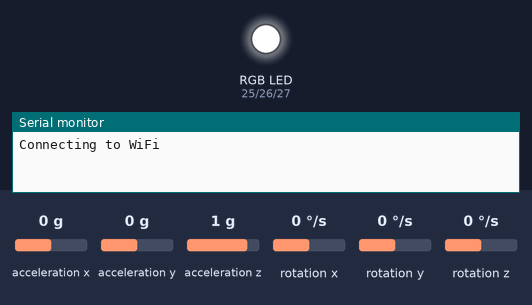
Recording of a sketch running on a simulated ESP32. On the bench: an RGB LED mixed from three pins (HIGH = lit), the last lines printed to the serial monitor. Wiring (inferred from the names in the program): MPU-9250 motion sensor at I2C address 0x68. The test bench sets the inputs (shaded band); at power-on: acceleration x 0 g, acceleration y 0 g, acceleration z 1 g, rotation x 0 °/s, rotation y 0 °/s, rotation z 0 °/s. WiFi joins after 1.5 s; servers stay silent unless stated.

Above: at 0.1 s.
At 5.0 s:
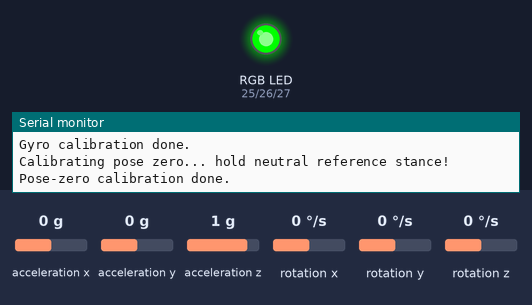
Timing chart, 0 to 6.5 s (numbered marks = the images above):
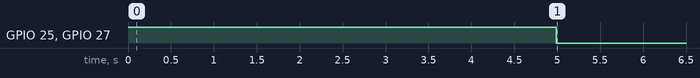

The sketch:

right_wrist_weapon.ino
```cpp
// ============================================================================
// RIGHT WRIST NODE — weapon-detection feature (prototype, standalone from
// right_wrist.ino). Acts as the fusion hub for this feature: reads its own
// MPU6500 pose, listens for WristPose (left wrist) and TorsoPose (torso)
// broadcasts, and once all three readings are fresh + held still, classifies
// which of the three weapons the player is holding.
//
// Weapons: sword & shield / spear / mace. Detection is a held "ready stance"
// check (not continuous mid-swing), so classification only runs once a
// reading has been stationary for STILLNESS_HOLD_MS — see left_wrist_weapon
// .ino / torso_weapon.ino for how each node computes + gates its own pose.
//
// This file intentionally does NOT touch right_wrist.ino — it's a separate
// feature, prototyped standalone (same precedent as motor_test_only.ino
// being a standalone bench sketch).
//
// Keep the WristPose/TorsoPose structs identical to the copies in
// left_wrist_weapon.ino / torso_weapon.ino — they're the wire protocol.
// ============================================================================

#include <Wire.h>
#include <WiFi.h>
#include <WiFiUdp.h>

// Must come before ANY other statement in the file (not just "near the
// top") — the Arduino IDE's auto-generated function prototypes get
// inserted right before the first real C++ statement it finds (comments,
// blank lines and #define/#include are skipped, but e.g. the `ssid`
// assignment below counts). classifyWeapon()'s auto-generated prototype
// needs this type visible by that insertion point, wherever it ends up,
// so this has to be the very first real declaration in the file.
enum WeaponType
{
    WEAPON_UNKNOWN,
    WEAPON_SWORD_SHIELD,
    WEAPON_SPEAR,
    WEAPON_MACE
};

// ================= CONFIG =================
#define RIGHT_WRIST_ID 0
#define TORSO_ID 1
#define LEFT_WRIST_ID 2

const char *ssid = "xin hui's laptop";
const char *password = "12345678";

IPAddress broadcastIP(192, 168, 137, 255);
const int DEBUG_PORT = 4211;  // -> laptop listener.py (noisy raw-stream text, all 3 nodes)
const int POSE_PORT = 4212;   // <- left wrist + torso (binary pose packets)
const int RESULT_PORT = 4213; // -> laptop result_listener.py (weapon= lines only)

#define DEBUG_LOG true

WiFiUDP debugUdp;
WiFiUDP poseUdp;

// ---------------- RGB LED (status indicator, common cathode) ----------------
#define LED_R_PIN 25
#define LED_G_PIN 26
#define LED_B_PIN 27

void ledSetColor(int r, int g, int b)
{
    analogWrite(LED_R_PIN, r);
    analogWrite(LED_G_PIN, g);
    analogWrite(LED_B_PIN, b);
}
void ledCalibrating() { ledSetColor(255, 255, 255); } // white
void ledSampling() { ledSetColor(0, 255, 0); }        // green — no weapon classified yet
void ledDetected() { ledSetColor(0, 0, 255); }        // blue — a weapon has been classified

// ---------------- Wire structs (must match left_wrist_weapon.ino / torso_weapon.ino) ----------------
struct __attribute__((packed)) WristPose
{
    uint8_t deviceId; // LEFT_WRIST_ID or RIGHT_WRIST_ID
    uint32_t ms;
    float pitch, roll;
    bool stable;
};

struct __attribute__((packed)) TorsoPose
{
    uint8_t deviceId; // TORSO_ID
    uint32_t ms;
    float pitch, roll;
    bool stable;
};

// Broadcast out to left wrist + torso so their status LEDs can reflect the
// hub's actual detection result instead of just their own stillness. Only
// 2 bytes, so it can never collide with WristPose/TorsoPose (14 bytes) on
// the same port — size alone is enough to tell them apart on the receiver.
struct __attribute__((packed)) DetectionStatus
{
    uint8_t deviceId; // RIGHT_WRIST_ID (source)
    bool detected;
};

// ---------------- MPU6500 ----------------
#define MPU6500_ADDR 0x68
#define REG_PWR_MGMT_1 0x6B
#define REG_GYRO_CONFIG 0x1B
#define REG_ACCEL_CONFIG 0x1C
#define REG_ACCEL_XOUT_H 0x3B // accel(6) + temp(2) + gyro(6) = 14 contiguous bytes

const float ACCEL_SCALE = 4096.0; // +/-8g
const float GYRO_SCALE = 16.4;    // +/-2000dps

void writeRegister(uint8_t reg, uint8_t value)
{
    Wire.beginTransmission(MPU6500_ADDR);
    Wire.write(reg);
    Wire.write(value);
    Wire.endTransmission();
}

// out7 layout: [ax,ay,az,temp,gx,gy,gz] as raw int16.
bool readIMUBurst(int16_t *out7)
{
    Wire.beginTransmission(MPU6500_ADDR);
    Wire.write(REG_ACCEL_XOUT_H);
    if (Wire.endTransmission(false) != 0)
        return false;
    uint8_t n = Wire.requestFrom((int)MPU6500_ADDR, 14);
    if (n != 14)
        return false;
    for (int i = 0; i < 7; i++)
    {
        int16_t hi = Wire.read();
        int16_t lo = Wire.read();
        out7[i] = (hi << 8) | lo;
    }
    return true;
}

// ---------------- Gyro offset calibration (keep still) ----------------
float gyroXoffset = 0, gyroYoffset = 0, gyroZoffset = 0;

void calibrateGyro()
{
    Serial.println("Calibrating gyro... keep still!");
    long sumX = 0, sumY = 0, sumZ = 0;
    const int samples = 500;
    int16_t raw[7];

    int ok = 0;
    for (int i = 0; i < samples; i++)
    {
        if (readIMUBurst(raw))
        {
            sumX += raw[4];
            sumY += raw[5];
            sumZ += raw[6];
            ok++;
        }
        delay(3);
    }
    if (ok == 0)
        ok = 1;

    gyroXoffset = (sumX / (float)ok) / GYRO_SCALE;
    gyroYoffset = (sumY / (float)ok) / GYRO_SCALE;
    gyroZoffset = (sumZ / (float)ok) / GYRO_SCALE;
    Serial.println("Gyro calibration done.");
}

// ---------------- Pose-zero calibration ----------------
// Mounting orientation on the wrist isn't guaranteed to match the torso
// mount's axis convention, so raw pitch/roll from atan2() isn't directly
// comparable across devices. Capture a zero-reference here (player holds
// arm in a neutral reference stance, e.g. relaxed at side) and subtract it
// from every later reading, the same way calibrateGyro() zeroes gyro drift.
float pitchZero = 0, rollZero = 0;

float computePitchDeg(float ay_g, float az_g)
{
    return atan2(ay_g, az_g) * 180.0 / PI;
}

float computeRollDeg(float ax_g, float az_g)
{
    return atan2(-ax_g, az_g) * 180.0 / PI;
}

void calibratePoseZero()
{
    Serial.println("Calibrating pose zero... hold neutral reference stance!");
    double sumPitch = 0, sumRoll = 0;
    const int samples = 200;
    int16_t raw[7];
    int ok = 0;

    for (int i = 0; i < samples; i++)
    {
        if (readIMUBurst(raw))
        {
            float ax_g = raw[0] / ACCEL_SCALE;
            float ay_g = raw[1] / ACCEL_SCALE;
            float az_g = raw[2] / ACCEL_SCALE;
            sumPitch += computePitchDeg(ay_g, az_g);
            sumRoll += computeRollDeg(ax_g, az_g);
            ok++;
        }
        delay(3);
    }
    if (ok == 0)
        ok = 1;

    pitchZero = sumPitch / ok;
    rollZero = sumRoll / ok;
    Serial.println("Pose-zero calibration done.");
}

// atan2() only returns [-180,180]; subtracting a zero-offset (or blending
// two readings in the EMA below) can land outside that range right at the
// wrap boundary (e.g. true angle -178 read as +179 one sample later),
// producing bogus ~360-degree jumps. Fold back into [-180,180].
float wrapAngle180(float deg)
{
    while (deg > 180.0)
        deg -= 360.0;
    while (deg < -180.0)
        deg += 360.0;
    return deg;
}

// ---------------- Debug logging ----------------
void debugLog(String msg)
{
    if (!DEBUG_LOG)
        return;
    debugUdp.beginPacket(broadcastIP, DEBUG_PORT);
    debugUdp.print("[right_wrist] " + msg);
    debugUdp.endPacket();
}

// Same idea as debugLog(), but on its own port (RESULT_PORT) — so the
// occasional weapon= line doesn't get buried in the ~3x/sec raw-stream
// debug output from all three nodes on DEBUG_PORT. Reuses debugUdp; a
// WiFiUDP socket can send to any destination port regardless of which
// port it's locally bound to for receiving.
void resultLog(String msg)
{
    debugUdp.beginPacket(broadcastIP, RESULT_PORT);
    debugUdp.print("[right_wrist] " + msg);
    debugUdp.endPacket();
}

// ---------------- Smoothing + stillness gate (own pose) ----------------
const float EMA_ALPHA = 0.2;
const float STILLNESS_GYRO_THRESHOLD_DPS = 15.0; // TODO: tune against real logs
const unsigned long STILLNESS_HOLD_MS = 700;     // TODO: tune against real logs

// Continuous debug print (independent of the stable/unstable edge, and
// independent of classification) so you can watch live pitch/roll for all
// three nodes while tuning thresholds. Leave on during calibration; flip
// off once thresholds are locked in.
#define DEBUG_RAW_STREAM true
const unsigned long RAW_LOG_INTERVAL_MS = 300;
unsigned long lastRawLogMs = 0;

float pitchEMA = 0, rollEMA = 0;
float gyroMagEMA = 0; // smoothed before the stillness check, so one noisy
                       // 100Hz sample (hand tremor) doesn't reset the hold timer
bool emaInitialized = false;
unsigned long stillSinceMs = 0;
bool ledDetectedState = false;

const unsigned long DETECT_BROADCAST_INTERVAL_MS = 100;
unsigned long lastDetectBroadcastMs = 0;

const unsigned long SAMPLE_PERIOD_US = 10000UL; // 100Hz
unsigned long lastSampleUs = 0;

// ---------------- Incoming poses from left wrist + torso ----------------
const unsigned long POSE_FRESHNESS_MS = 400; // drop stale packets (missed beacons, disconnect)

float leftPitch = 0, leftRoll = 0;
bool leftStable = false;
unsigned long lastLeftRxMs = 0;

float torsoPitch = 0, torsoRoll = 0;
bool torsoStable = false;
unsigned long lastTorsoRxMs = 0;

void checkIncomingPose()
{
    uint8_t buf[32];
    int packetSize = poseUdp.parsePacket();
    if (packetSize <= 0)
        return;

    int len = poseUdp.read(buf, sizeof(buf));
    // WristPose and TorsoPose share the exact same wire layout, so their
    // sizes are identical — size alone can't tell them apart. Parse once
    // and dispatch on deviceId instead.
    if (len != sizeof(WristPose))
        return;

    WristPose p;
    memcpy(&p, buf, sizeof(p));

    if (p.deviceId == LEFT_WRIST_ID)
    {
        leftPitch = p.pitch;
        leftRoll = p.roll;
        leftStable = p.stable;
        lastLeftRxMs = millis();
    }
    else if (p.deviceId == TORSO_ID)
    {
        torsoPitch = p.pitch;
        torsoRoll = p.roll;
        torsoStable = p.stable;
        lastTorsoRxMs = millis();
    }
}

// ---------------- Weapon classification ----------------
// Calibrated from real torso-corrected captures (2026-09-18, xin hui):
//   mace           rPitch=-68 rRoll=+33  lPitch=+1 lRoll=+59
//   sword & shield rPitch=-75 rRoll=-12  lPitch=+2 lRoll=+59
//   spear          rPitch=+29 rRoll=-23  lPitch=+3 lRoll=+52
//
// lPitch/lRoll are NOT used below — in this capture the left arm read
// almost identically across all three poses (didn't actually move to the
// shield/forward/stomach positions the design called for), so there's no
// real per-weapon signal there yet. Once re-captured with the left arm
// genuinely repositioned per weapon, lPitch/lRoll should be reintroduced
// to disambiguate cases the right wrist alone can't (there are none in
// this data, but a 4th weapon or edge case might need it later).
//
// Right wrist alone separates all three with wide margins: spear's pitch
// (+29) is ~100 degrees from mace/sword&shield's (-68/-75), and mace vs
// sword&shield split cleanly on roll (+33 vs -12). Thresholds below sit
// roughly halfway between each pair, with a buffer gap either side that
// falls through to WEAPON_UNKNOWN instead of guessing.
const float SPEAR_RIGHT_PITCH_MIN = 0.0;        // spear (+29) vs mace/sword (-68/-75)
const float MACE_SWORD_RIGHT_PITCH_MAX = -30.0; // anything above this (but below SPEAR_RIGHT_PITCH_MIN) is ambiguous
const float MACE_RIGHT_ROLL_MIN = 10.0;         // mace (+33) vs sword&shield (-12)
const float SWORD_RIGHT_ROLL_MAX = -5.0;        // sword&shield (-12) vs mace (+33)

WeaponType classifyWeapon(float rPitch, float rRoll, float lPitch, float lRoll)
{
    if (rPitch >= SPEAR_RIGHT_PITCH_MIN)
        return WEAPON_SPEAR;

    if (rPitch <= MACE_SWORD_RIGHT_PITCH_MAX)
    {
        if (rRoll >= MACE_RIGHT_ROLL_MIN)
            return WEAPON_MACE;
        if (rRoll <= SWORD_RIGHT_ROLL_MAX)
            return WEAPON_SWORD_SHIELD;
    }

    return WEAPON_UNKNOWN;
}

const char *weaponName(WeaponType w)
{
    switch (w)
    {
    case WEAPON_SWORD_SHIELD:
        return "sword_shield";
    case WEAPON_SPEAR:
        return "spear";
    case WEAPON_MACE:
        return "mace";
    default:
        return "unknown";
    }
}

WeaponType lastReported = WEAPON_UNKNOWN;

void setup()
{
    Serial.begin(115200);
    Wire.begin();
    Wire.setClock(400000);

    pinMode(LED_R_PIN, OUTPUT);
    pinMode(LED_G_PIN, OUTPUT);
    pinMode(LED_B_PIN, OUTPUT);
    ledCalibrating();

    Serial.print("Connecting to WiFi");
    WiFi.begin(ssid, password);
    while (WiFi.status() != WL_CONNECTED)
    {
        delay(500);
        Serial.print(".");
    }
    Serial.println();
    Serial.print("Connected! IP: ");
    Serial.println(WiFi.localIP());

    debugUdp.begin(DEBUG_PORT);
    poseUdp.begin(POSE_PORT);

    writeRegister(REG_PWR_MGMT_1, 0x00);
    delay(100);
    writeRegister(REG_GYRO_CONFIG, 0x18);  // +/-2000dps
    writeRegister(REG_ACCEL_CONFIG, 0x10); // +/-8g

    calibrateGyro();
    delay(100);
    calibratePoseZero();
    delay(100);

    ledSampling();
    debugLog("Right-wrist weapon-detect hub initialized at IP " + WiFi.localIP().toString());
}

void loop()
{
    checkIncomingPose();

    unsigned long nowUs = micros();
    if (nowUs - lastSampleUs < SAMPLE_PERIOD_US)
        return;
    lastSampleUs = nowUs;

    int16_t raw[7];
    if (!readIMUBurst(raw))
        return;

    float ax_g = raw[0] / ACCEL_SCALE;
    float ay_g = raw[1] / ACCEL_SCALE;
    float az_g = raw[2] / ACCEL_SCALE;
    float gx_dps = (raw[4] / GYRO_SCALE) - gyroXoffset;
    float gy_dps = (raw[5] / GYRO_SCALE) - gyroYoffset;
    float gz_dps = (raw[6] / GYRO_SCALE) - gyroZoffset;

    float gyroMag = sqrt(gx_dps * gx_dps + gy_dps * gy_dps + gz_dps * gz_dps);

    float pitch = wrapAngle180(computePitchDeg(ay_g, az_g) - pitchZero);
    float roll = wrapAngle180(computeRollDeg(ax_g, az_g) - rollZero);

    if (!emaInitialized)
    {
        pitchEMA = pitch;
        rollEMA = roll;
        gyroMagEMA = gyroMag;
        emaInitialized = true;
    }
    else
    {
        // Blend via the shortest angular distance, not raw subtraction, so
        // the EMA itself doesn't jump when pitch/roll cross the wrap point.
        pitchEMA = wrapAngle180(pitchEMA + EMA_ALPHA * wrapAngle180(pitch - pitchEMA));
        rollEMA = wrapAngle180(rollEMA + EMA_ALPHA * wrapAngle180(roll - rollEMA));
        gyroMagEMA = EMA_ALPHA * gyroMag + (1 - EMA_ALPHA) * gyroMagEMA;
    }

    unsigned long now = millis();
    if (gyroMagEMA > STILLNESS_GYRO_THRESHOLD_DPS)
        stillSinceMs = now;
    bool rightStable = (now - stillSinceMs) >= STILLNESS_HOLD_MS;

    bool leftFresh = (now - lastLeftRxMs) < POSE_FRESHNESS_MS;
    bool torsoFresh = (now - lastTorsoRxMs) < POSE_FRESHNESS_MS;

    bool nowDetected = false;
    if (rightStable && leftFresh && leftStable && torsoFresh && torsoStable)
    {
        // Torso-relative correction: cancel out stance lean before comparing
        // wrist angles against the (upright-stance) thresholds above.
        float rPitchCorrected = wrapAngle180(pitchEMA - torsoPitch);
        float rRollCorrected = wrapAngle180(rollEMA - torsoRoll);
        float lPitchCorrected = wrapAngle180(leftPitch - torsoPitch);
        float lRollCorrected = wrapAngle180(leftRoll - torsoRoll);

        WeaponType w = classifyWeapon(rPitchCorrected, rRollCorrected, lPitchCorrected, lRollCorrected);
        nowDetected = (w != WEAPON_UNKNOWN);

        if (w != lastReported)
        {
            resultLog("weapon=" + String(weaponName(w)) +
                      " rPitch=" + String(rPitchCorrected, 1) + " rRoll=" + String(rRollCorrected, 1) +
                      " lPitch=" + String(lPitchCorrected, 1) + " lRoll=" + String(lRollCorrected, 1));
            lastReported = w;
        }
    }

    // Blue only while a weapon is actively classified right now — drops back
    // to green the instant any input goes stale/unstable or the pose no
    // longer matches a known weapon, not just when the reported label changes.
    if (nowDetected != ledDetectedState)
    {
        nowDetected ? ledDetected() : ledSampling();
        ledDetectedState = nowDetected;
    }

    // Broadcast the same detection result so left wrist/torso can mirror it
    // on their own LEDs — periodic (not edge-only) so a board that reboots
    // or joins late still picks up the current state within one interval.
    if (now - lastDetectBroadcastMs >= DETECT_BROADCAST_INTERVAL_MS)
    {
        lastDetectBroadcastMs = now;
        DetectionStatus status;
        status.deviceId = RIGHT_WRIST_ID;
        status.detected = nowDetected;
        poseUdp.beginPacket(broadcastIP, POSE_PORT);
        poseUdp.write((uint8_t *)&status, sizeof(status));
        poseUdp.endPacket();
    }

#if DEBUG_RAW_STREAM
    if (now - lastRawLogMs >= RAW_LOG_INTERVAL_MS)
    {
        lastRawLogMs = now;
        debugLog("raw rPitch=" + String(pitchEMA, 1) + " rRoll=" + String(rollEMA, 1) +
                  " rGyroMag=" + String(gyroMagEMA, 1) + " rStable=" + String(rightStable ? 1 : 0) +
                  " | left pitch=" + String(leftPitch, 1) + " roll=" + String(leftRoll, 1) +
                  " fresh=" + String(leftFresh ? 1 : 0) + " stable=" + String(leftStable ? 1 : 0) +
                  " | torso pitch=" + String(torsoPitch, 1) + " roll=" + String(torsoRoll, 1) +
                  " fresh=" + String(torsoFresh ? 1 : 0) + " stable=" + String(torsoStable ? 1 : 0));
    }
#endif
}
```
